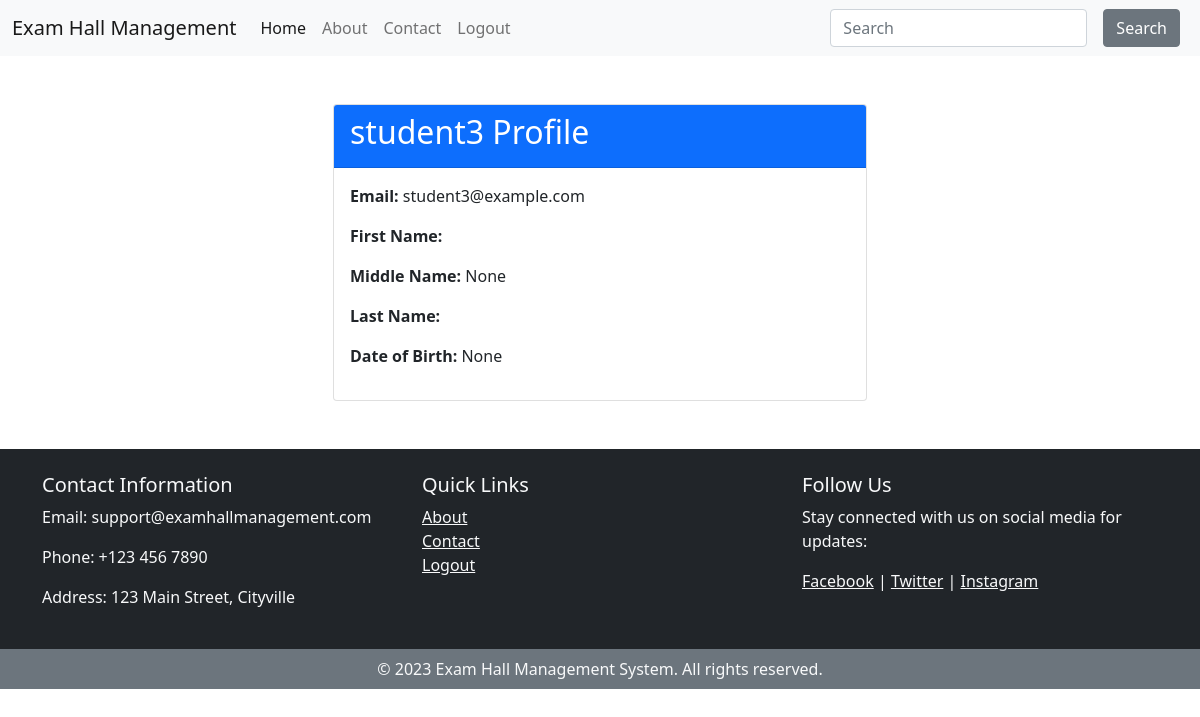
/accounts/student/student3/ (signed in), run on the app's committed database.
### accounts/models.py (models this page shows, shortened)
class CustomUser(AbstractUser):
    email = models.EmailField(unique=True)
    first_name = models.CharField(max_length=30)
    middle_name = models.CharField(max_length=30, blank=True, null=True)
    last_name = models.CharField(max_length=30)
    date_of_birth = models.DateField(null=True, blank=True)
    user_type = models.CharField(max_length=20, verbose_name="User Type")
    slug = models.SlugField(unique=True, blank=True, null=True)
    objects = CustomUserManager()

### accounts/views.py (the view)
# urls.py: path('student/<slug:slug>/', StudentProfileView.as_view(), name='student_profile'),
class StudentProfileView(LoginRequiredMixin, DetailView):
    model = Student
    template_name = 'accounts/student_profile.html'
    context_object_name = 'student'
    slug_field = 'slug'
    slug_url_kwarg = 'slug'

### accounts/templates/accounts/student_profile.html
{% extends 'base.html' %}
{% block content %}
    <div class="container mt-5">
        <div class="row">
            <div class="col-md-6 offset-md-3">
                <div class="card">
                    <div class="card-header bg-primary text-white">
                        <h2>{{ student.username }} Profile</h2>
                    </div>
                    <div class="card-body">
                        <p><strong>Email:</strong> {{ student.email }}</p>
                        <p><strong>First Name:</strong> {{ student.first_name }}</p>
                        <p><strong>Middle Name:</strong> {{ student.middle_name }}</p>
                        <p><strong>Last Name:</strong> {{ student.last_name }}</p>
                        <p><strong>Date of Birth:</strong> {{ student.date_of_birth }}</p>
                    </div>
                </div>
            </div>
        </div>
    </div>
{% endblock %}

### data on the page
CustomUser: username "student3", email "student3@example.com", middle_name "None", date_of_birth "None"
